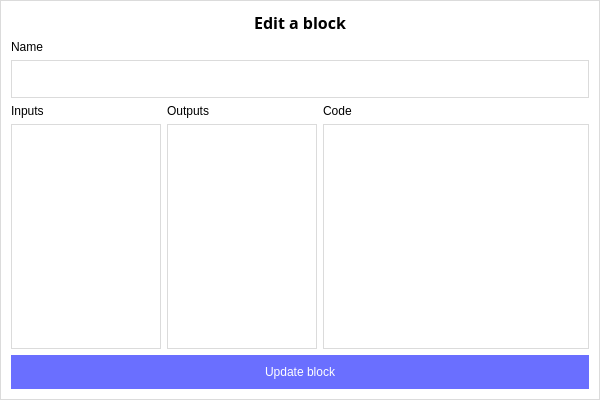
<?xml version="1.0" encoding="UTF-8"?>
<ui version="4.0">
 <class>EditBlockDialog</class>
 <widget class="QDialog" name="EditBlockDialog">
  <property name="geometry">
   <rect>
    <x>0</x>
    <y>0</y>
    <width>600</width>
    <height>400</height>
   </rect>
  </property>
  <property name="minimumSize">
   <size>
    <width>0</width>
    <height>0</height>
   </size>
  </property>
  <property name="maximumSize">
   <size>
    <width>16777215</width>
    <height>16777215</height>
   </size>
  </property>
  <property name="windowTitle">
   <string>Edit a block</string>
  </property>
  <property name="styleSheet">
   <string notr="true">QDialog {
    background-color: #fff;
    border: 1px solid #DBDBDB;
}

QLabel {
    color: #000;
}

QPushButton {
    background-color: #6A6FFF;
    color: #fff;
    border: none;
    padding: 10px;
}

QLineEdit, QTextEdit {
    background-color: #fff;
    color: #000;
    border: 1px solid #DBDBDB;
    padding: 10px;
}

QComboBox {
    background-color: #fff;
    color: #000;
    border: 1px solid #DBDBDB;
    padding: 10px;
}

QComboBox::drop-down { border: 0px; }
QComboBox::down-arrow {
    image: url(:images/drop-arrow.png);
    width: 14px;
    height: 14px;
    margin-right: 10px;
}

QComboBox QAbstractItemView {
    border: 1px solid #DBDBDB;
}</string>
  </property>
  <layout class="QVBoxLayout" name="verticalLayout">
   <item>
    <widget class="QLabel" name="label">
     <property name="font">
      <font>
       <family>Open Sans</family>
       <pointsize>12</pointsize>
       <weight>75</weight>
       <bold>true</bold>
      </font>
     </property>
     <property name="text">
      <string>Edit a block</string>
     </property>
     <property name="alignment">
      <set>Qt::AlignCenter</set>
     </property>
    </widget>
   </item>
   <item>
    <widget class="QLabel" name="blockNameLabel">
     <property name="text">
      <string>Name</string>
     </property>
    </widget>
   </item>
   <item>
    <widget class="QLineEdit" name="blockName">
     <property name="styleSheet">
      <string notr="true"/>
     </property>
    </widget>
   </item>
   <item>
    <widget class="QWidget" name="widget" native="true">
     <layout class="QHBoxLayout" name="horizontalLayout">
      <property name="leftMargin">
       <number>0</number>
      </property>
      <property name="topMargin">
       <number>0</number>
      </property>
      <property name="rightMargin">
       <number>0</number>
      </property>
      <property name="bottomMargin">
       <number>0</number>
      </property>
      <item>
       <widget class="QWidget" name="inputsWidget" native="true">
        <property name="maximumSize">
         <size>
          <width>150</width>
          <height>16777215</height>
         </size>
        </property>
        <layout class="QVBoxLayout" name="verticalLayout_2">
         <property name="leftMargin">
          <number>0</number>
         </property>
         <property name="topMargin">
          <number>0</number>
         </property>
         <property name="rightMargin">
          <number>0</number>
         </property>
         <property name="bottomMargin">
          <number>0</number>
         </property>
         <item>
          <widget class="QLabel" name="inputsLabel">
           <property name="text">
            <string>Inputs</string>
           </property>
          </widget>
         </item>
         <item>
          <widget class="QTextEdit" name="inputs">
           <property name="styleSheet">
            <string notr="true"/>
           </property>
          </widget>
         </item>
        </layout>
       </widget>
      </item>
      <item>
       <widget class="QWidget" name="outputsWidget" native="true">
        <property name="maximumSize">
         <size>
          <width>150</width>
          <height>16777215</height>
         </size>
        </property>
        <layout class="QVBoxLayout" name="verticalLayout_4">
         <property name="leftMargin">
          <number>0</number>
         </property>
         <property name="topMargin">
          <number>0</number>
         </property>
         <property name="rightMargin">
          <number>0</number>
         </property>
         <property name="bottomMargin">
          <number>0</number>
         </property>
         <item>
          <widget class="QLabel" name="outputsLabel">
           <property name="text">
            <string>Outputs</string>
           </property>
          </widget>
         </item>
         <item>
          <widget class="QTextEdit" name="outputs">
           <property name="styleSheet">
            <string notr="true"/>
           </property>
          </widget>
         </item>
        </layout>
       </widget>
      </item>
      <item>
       <widget class="QWidget" name="codeWidget" native="true">
        <layout class="QVBoxLayout" name="verticalLayout_3">
         <property name="leftMargin">
          <number>0</number>
         </property>
         <property name="topMargin">
          <number>0</number>
         </property>
         <property name="rightMargin">
          <number>0</number>
         </property>
         <property name="bottomMargin">
          <number>0</number>
         </property>
         <item>
          <widget class="QLabel" name="codeLabel">
           <property name="text">
            <string>Code</string>
           </property>
          </widget>
         </item>
         <item>
          <widget class="QTextEdit" name="code">
           <property name="styleSheet">
            <string notr="true"/>
           </property>
          </widget>
         </item>
        </layout>
       </widget>
      </item>
     </layout>
    </widget>
   </item>
   <item>
    <widget class="QPushButton" name="editBlock">
     <property name="styleSheet">
      <string notr="true"/>
     </property>
     <property name="text">
      <string>Update block</string>
     </property>
    </widget>
   </item>
  </layout>
 </widget>
 <resources/>
 <connections/>
</ui>
